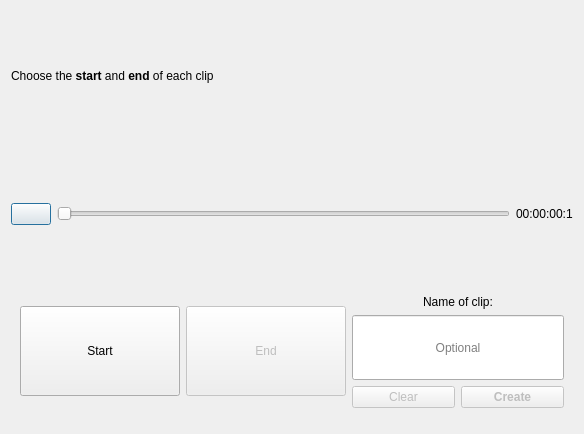
<?xml version="1.0" encoding="UTF-8"?>
<ui version="4.0">
 <class>Dialog</class>
 <widget class="QDialog" name="Dialog">
  <property name="geometry">
   <rect>
    <x>0</x>
    <y>0</y>
    <width>584</width>
    <height>434</height>
   </rect>
  </property>
  <property name="windowTitle">
   <string>Split Clip</string>
  </property>
  <property name="windowIcon">
   <iconset resource="../../../images/openshot.qrc">
    <normaloff>:/openshot.svg</normaloff>:/openshot.svg</iconset>
  </property>
  <property name="autoFillBackground">
   <bool>false</bool>
  </property>
  <layout class="QGridLayout" name="gridLayout">
   <item row="4" column="0">
    <widget class="QDialogButtonBox" name="buttonBox">
     <property name="enabled">
      <bool>true</bool>
     </property>
     <property name="orientation">
      <enum>Qt::Horizontal</enum>
     </property>
     <property name="standardButtons">
      <set>QDialogButtonBox::NoButton</set>
     </property>
    </widget>
   </item>
   <item row="3" column="0">
    <layout class="QHBoxLayout" name="horizontalLayout">
     <item>
      <layout class="QVBoxLayout" name="verticalLayout">
       <item>
        <widget class="QLabel" name="lblInstructions">
         <property name="text">
          <string>Choose the &lt;b&gt;start&lt;/b&gt; and &lt;b&gt;end&lt;/b&gt; of each clip</string>
         </property>
        </widget>
       </item>
       <item>
        <layout class="QHBoxLayout" name="horizontalLayout_3">
         <item>
          <widget class="QPushButton" name="btnPlay">
           <property name="text">
            <string/>
           </property>
           <property name="icon">
            <iconset theme="media-playback-start"/>
           </property>
           <property name="checkable">
            <bool>true</bool>
           </property>
          </widget>
         </item>
         <item>
          <widget class="QSlider" name="sliderVideo">
           <property name="tracking">
            <bool>true</bool>
           </property>
           <property name="orientation">
            <enum>Qt::Horizontal</enum>
           </property>
          </widget>
         </item>
         <item>
          <widget class="QLabel" name="lblVideoTime">
           <property name="text">
            <string>00:00:00:1</string>
           </property>
          </widget>
         </item>
        </layout>
       </item>
       <item>
        <widget class="QWidget" name="widgetControls" native="true">
         <layout class="QHBoxLayout" name="horizontalLayout_2">
          <item>
           <widget class="QPushButton" name="btnStart">
            <property name="minimumSize">
             <size>
              <width>160</width>
              <height>90</height>
             </size>
            </property>
            <property name="toolTip">
             <string>Set the start of a clip</string>
            </property>
            <property name="text">
             <string>Start</string>
            </property>
           </widget>
          </item>
          <item>
           <widget class="QPushButton" name="btnEnd">
            <property name="enabled">
             <bool>false</bool>
            </property>
            <property name="minimumSize">
             <size>
              <width>160</width>
              <height>90</height>
             </size>
            </property>
            <property name="toolTip">
             <string>Set the end of a clip</string>
            </property>
            <property name="text">
             <string>End</string>
            </property>
           </widget>
          </item>
          <item>
           <layout class="QVBoxLayout" name="verticalLayout_2">
            <item>
             <widget class="QLabel" name="label">
              <property name="sizePolicy">
               <sizepolicy hsizetype="Preferred" vsizetype="Fixed">
                <horstretch>0</horstretch>
                <verstretch>0</verstretch>
               </sizepolicy>
              </property>
              <property name="text">
               <string>Name of clip:</string>
              </property>
              <property name="alignment">
               <set>Qt::AlignCenter</set>
              </property>
             </widget>
            </item>
            <item>
             <widget class="QLineEdit" name="txtName">
              <property name="sizePolicy">
               <sizepolicy hsizetype="Expanding" vsizetype="Preferred">
                <horstretch>0</horstretch>
                <verstretch>0</verstretch>
               </sizepolicy>
              </property>
              <property name="alignment">
               <set>Qt::AlignCenter</set>
              </property>
              <property name="placeholderText">
               <string>Optional</string>
              </property>
             </widget>
            </item>
            <item>
             <layout class="QHBoxLayout" name="horizontalLayout_5">
              <item>
               <widget class="QPushButton" name="btnClear">
                <property name="enabled">
                 <bool>false</bool>
                </property>
                <property name="text">
                 <string>Clear</string>
                </property>
               </widget>
              </item>
              <item>
               <widget class="QPushButton" name="btnAddClip">
                <property name="enabled">
                 <bool>false</bool>
                </property>
                <property name="styleSheet">
                 <string notr="true">font-weight: bold</string>
                </property>
                <property name="text">
                 <string>Create</string>
                </property>
               </widget>
              </item>
             </layout>
            </item>
           </layout>
          </item>
         </layout>
        </widget>
       </item>
      </layout>
     </item>
    </layout>
   </item>
  </layout>
  <action name="actionPlay">
   <property name="icon">
    <iconset theme="media-playback-start"/>
   </property>
   <property name="text">
    <string>Play</string>
   </property>
   <property name="toolTip">
    <string>Play</string>
   </property>
  </action>
 </widget>
 <resources/>
 <connections>
  <connection>
   <sender>buttonBox</sender>
   <signal>rejected()</signal>
   <receiver>Dialog</receiver>
   <slot>reject()</slot>
   <hints>
    <hint type="sourcelabel">
     <x>184</x>
     <y>234</y>
    </hint>
    <hint type="destinationlabel">
     <x>286</x>
     <y>274</y>
    </hint>
   </hints>
  </connection>
  <connection>
   <sender>buttonBox</sender>
   <signal>accepted()</signal>
   <receiver>Dialog</receiver>
   <slot>accept()</slot>
   <hints>
    <hint type="sourcelabel">
     <x>184</x>
     <y>228</y>
    </hint>
    <hint type="destinationlabel">
     <x>157</x>
     <y>274</y>
    </hint>
   </hints>
  </connection>
 </connections>
</ui>
